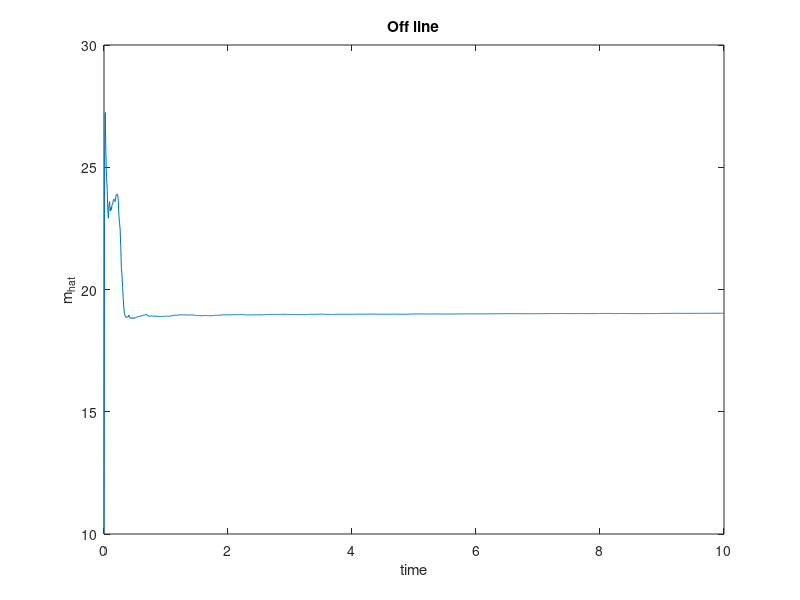

Write the MATLAB code that produced this figure.
clear;clc;

totaltime=10;
delta=0.01;
totalstep=totaltime/delta;

m=20;
m_hat(1)=10;
u(1)=1;
for i=1:totalstep
    disturbance=0.02*(-1+rand);%-0.2<d<0.2
    noise=0.02*(-1+rand);%-0.2<d<0.2
    
    yarray(i)=(u(i)/m)+noise;
    
    num=delta*sum(yarray.*u);
    den=delta*sum(yarray.*yarray);
    m_hat(i+1)=(num/den);
    u(i+1)=m_hat(i+1)*(yarray(i))+disturbance;
    
end;


m_error=(m-m_hat(1000));

plot([0:1:totalstep]*delta,m_hat);
title('Off line');
xlabel('time');
ylabel('m_h_a_t');
